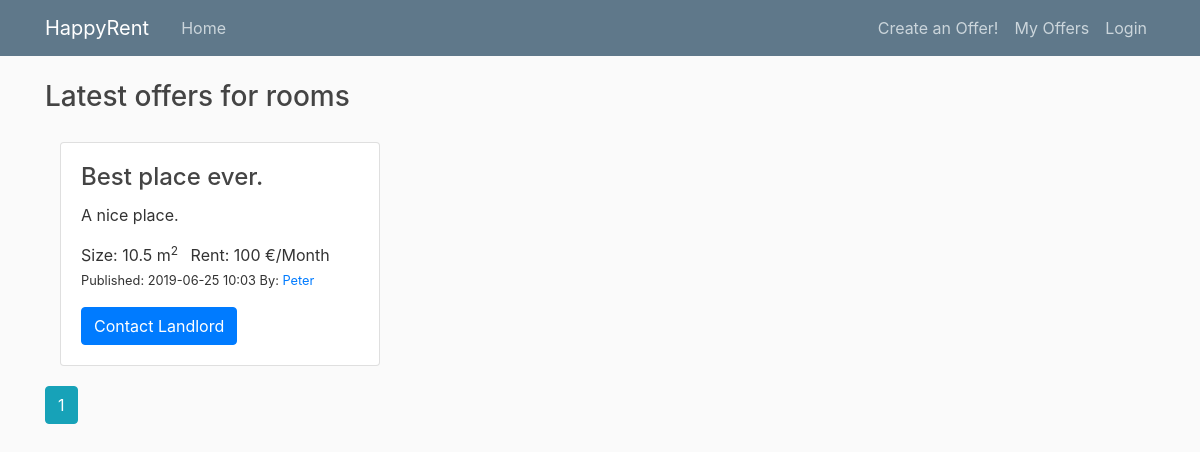
Before: /rooms with the older database file.
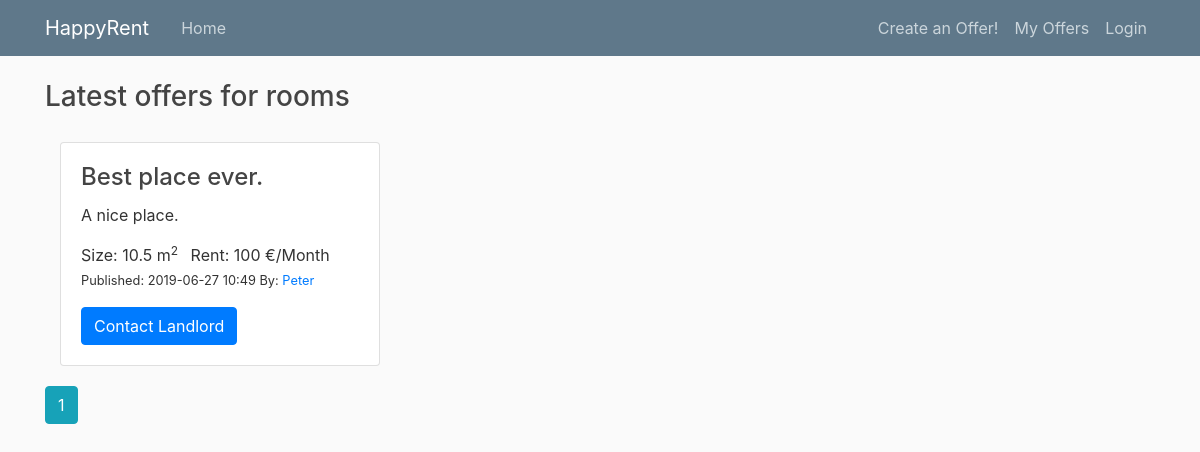
After: the same page with the newer database file.
### property_project/db_models.py (models this page shows, shortened)
class PropertyItem(db.Model):
    __tablename__ = 'property_item'
    id = db.Column(db.Integer, primary_key=True)
    title = db.Column(db.String(100), nullable=False,
                      default="Best place ever.")
    date_posted = db.Column(db.DateTime, nullable=False,
                            default=datetime.datetime.utcnow)
    description = db.Column(db.String(250), default="A nice place.")
    rent = db.Column(db.Integer)  # (db.Numeric(6,2))
    rooms = db.Column(db.Integer, default=1)  # default=set_default_rooms
    size = db.Column(db.Integer)  # (db.Numeric(6,1))
    property_id = db.Column(db.Integer, ForeignKey('property_type.id'))
    property_type = db.relationship('PropertyType')
    user_id = db.Column(db.Integer, db.ForeignKey('user.id'), nullable=False)

class User(db.Model, UserMixin):
    __tablename__ = 'user'
    id = db.Column(db.Integer, primary_key=True)
    username = db.Column(db.String(20), unique=True, nullable=False)
    properties = db.relationship('PropertyItem', backref='author', lazy=True)

### property_project/routes.py (the view)
@app.route("/rooms")
def show_rooms():
    page = request.args.get('page', 1, type=int)  # starting page
    rooms = PropertyItem.query.join(PropertyItem.property_type, aliased=True)\
        .filter_by(type='room')\
        .order_by(PropertyItem.date_posted.desc())\
        .paginate(page=page, per_page=2)
    return render_template('rooms.html', rooms=rooms)

### property_project/templates/rooms.html
{% extends "layout.html" %}
{% block content %}
<h3>Latest offers for rooms</h3>
<div class="gap-20"></div>
<div class="card-deck-wrapper">
    <div class="card-deck">
        <div class="col-md-6">
            {% for room in rooms.items %}
            <div class="card">
                <div class="card-body">
                    <h4 class="card-title">{{ room.title }}</h4>
                    <p class="card-text">{{ room.description }}</p>
                    <ul class="list-inline">
                        <li class="list-inline-item">Size: {{ room.size }} m<sup>2</sup></li>
                        <li class="list-inline-item">Rent: {{ room.rent }} €/Month</li>
                        <small>
                            <li class="list-inline-item">Published: {{ room.date_posted.strftime('%Y-%m-%d %H:%M') }} </li>
                        </small>
                        <small>
                            <li class="list-inline-item">By:
                                <a class="mr-2" href="{{ url_for('user_items', username=room.author.username) }}">
                                    {{ room.author.username }}
                                </a>
                            </li>
                        </small>
                    </ul>
                    <a href="#" class="btn btn-primary stretched-link">Contact Landlord</a>
                </div>
            </div>
            <div class="gap-20"></div>
            {% endfor %}
            {% for page_num in rooms.iter_pages(left_edge=1, right_edge=1, left_current=1, right_current=2) %}
                {% if page_num %}
                    {% if rooms.page == page_num %}
                        <a class="btn btn-info mb-4" href="{{ url_for('show_rooms', page=page_num) }}">{{ page_num }}</a>
                    {% else %}
                        <a class="btn btn-outline-info mb-4" href="{{ url_for('show_rooms', page=page_num) }}">{{ page_num }}</a>
                    {% endif %}
                {% else %}
                ...
                {% endif %}
            {% endfor %}
        </div>
    </div>
</div>
{% endblock content %}

Changed rows visible on the page:
changed PropertyItem "Best place ever.": date_posted "2019-06-25 10:03" → "2019-06-27 10:49"
